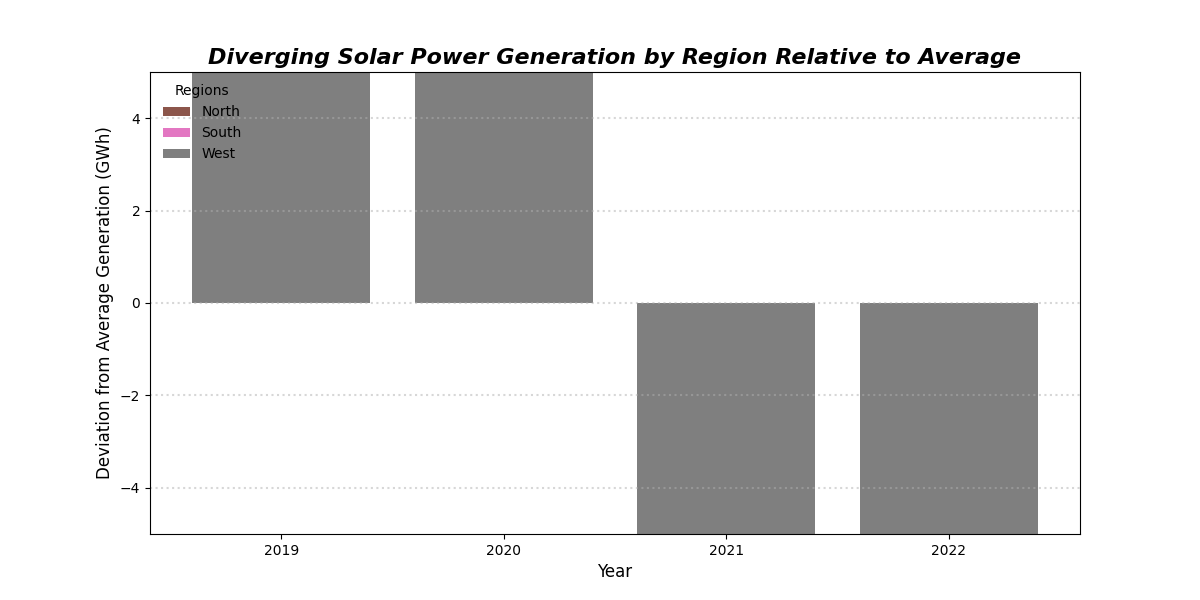

Source code (Python):
import matplotlib.pyplot as plt
import numpy as np

regions = ['North', 'South', 'West']
years = ['2019', '2020', '2021', '2022']

north_generation = np.array([25, 30, 25, 35])
south_generation = np.array([20, 25, 30, 30])
west_generation = np.array([15, 20, 35, 40])

# Normalize data with respect to an average for diverging effect
baseline = (north_generation + south_generation + west_generation) / 3

north_diverging = north_generation - baseline
south_diverging = south_generation - baseline
west_diverging = west_generation - baseline

colors = ['#8c564b', '#e377c2', '#7f7f7f']
fig, ax = plt.subplots(figsize=(12, 6))

x = np.arange(len(years))

# Plot diverging bar chart
ax.bar(x, north_diverging, color=colors[0], label='North')
ax.bar(x, south_diverging, bottom=north_diverging, color=colors[1], label='South')
ax.bar(x, west_diverging, bottom=north_diverging + south_diverging, color=colors[2], label='West')

ax.set_xlabel('Year', fontsize=12)
ax.set_ylabel('Deviation from Average Generation (GWh)', fontsize=12)
ax.set_title('Diverging Solar Power Generation by Region Relative to Average', fontsize=16, fontweight='bold', style='italic')
ax.set_xticks(x)
ax.set_xticklabels(years)
ax.legend(title='Regions', loc='upper left', frameon=False)
ax.yaxis.grid(True, linestyle=':', linewidth=1.5, alpha=0.5)

plt.show()
